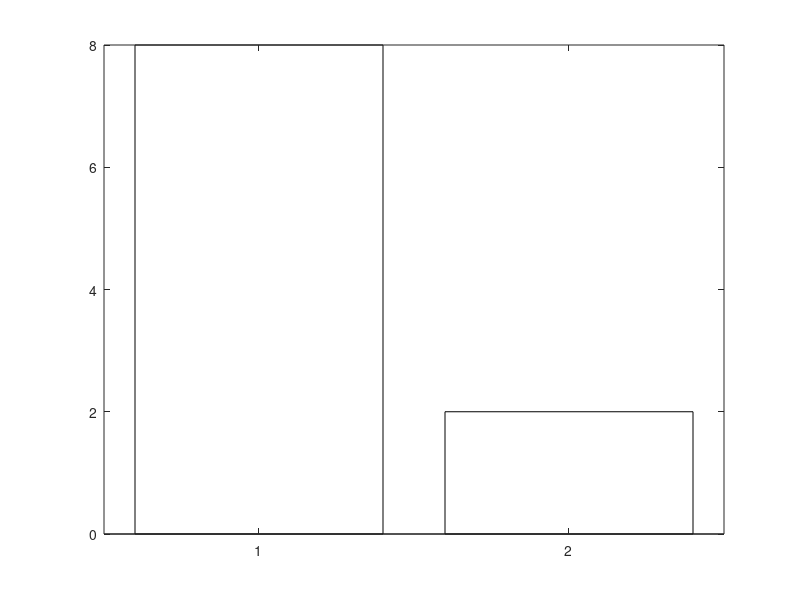

Recreate this plot in MATLAB. (Note: this script raises an error after producing the figure.)


set(gcf,'color','w');


% Data setup
frameworks = {'TensorFlow', 'PyTorch'};
trainingTimes = [8, 2]; % Training times per epoch in hours
colors = [0 0.4470 0.7410; 0.4660 0.6740 0.1880]; % Default MATLAB blue and green

% Creating the bar graph
figure;
b = bar(trainingTimes, 'FaceColor', 'flat');

% Setting the colors for each bar
for k = 1:length(trainingTimes)
    b.CData(k, :) = colors(k, :);
end

% Adding details to the graph
set(gca, 'XTickLabel', frameworks, 'XTick', 1:numel(frameworks));
title('GPU Training Time Comparison: TensorFlow vs PyTorch');
ylabel('Time per Epoch (hours)');
xlabel('Deep Learning Frameworks');

% Adding text labels above the bars to show the exact training times
text(1:length(trainingTimes), trainingTimes, num2str(trainingTimes', '%0.1f'),...
    'vert', 'bottom', 'horiz', 'center', 'FontWeight', 'bold', 'Color', 'k');

% Setting the axis limits for better visualization
ylim([0 10]);

% Improving style for presentation or publication purposes
set(gca, 'Box', 'off', 'FontSize', 14); % Increase font size for better readability
set(gcf, 'Color', 'w'); % Set background color to white for clean export

% Saving the figure for inclusion in publications/presentations
saveas(gcf, 'GPU_Performance_Comparison.png');

% Display the graph
grid on;


%%



set(gcf,'color','w');
Epochs = 1:50; % From epoch 1 to 50

% Hypothetical training times decreasing as epochs increase.
TensorFlowTimes = (60 - log(Epochs)) * 8; % Simulated time decrease with a base time of 60 mins
PyTorchTimes = (58 - log(Epochs)) * 2; % Slightly faster, simulated similarly

% Create a figure
figure;

% Create first axes for TensorFlow
yyaxis left; % Activates left y-axis
p1 = plot(Epochs, TensorFlowTimes, '-bo', 'LineWidth', 2, 'MarkerSize', 6, 'MarkerEdgeColor', 'blue', 'MarkerFaceColor', 'blue');
yl = ylabel('TensorFlow Training Time (minutes)', 'FontWeight', 'bold', 'Color', 'blue'); % Bold and colored label

% Change font color to black for numerics on y-axis
set(gca, 'YColor', 'k', 'FontWeight', 'bold');  % Set y-axis numbers to black and bold

% Hold on to the same figure to plot PyTorch data against right y-axis
hold on;
yyaxis right; % Switches to right y-axis
p2 = plot(Epochs, PyTorchTimes, '-go', 'LineWidth', 2, 'MarkerSize', 6, 'MarkerEdgeColor', 'green', 'MarkerFaceColor', 'green');
yr = ylabel('PyTorch Training Time (minutes)', 'FontWeight', 'bold', 'Color', 'green'); % Bold and colored label

% Change font color to black for numerics on y-axis
set(gca, 'YColor', 'k', 'FontWeight', 'bold', 'FontSize', 18);  % Set y-axis numbers to black and bold

% Add titles and labels
t = title( join(['GPU Performance Comparison:', newline,  'TensorFlow vs. PyTorch']) ...
                    , 'FontWeight', 'bold'); % Bold title
xl = xlabel('Number of Epochs', 'FontWeight', 'bold'); % Bold x-axis label

% Adding a legend to explain the colors
lg = legend([p1 p2], 'TensorFlow', 'PyTorch', 'Location', 'northeast');

% Ensure grid is on for better readability
grid on;
set(gcf,'color','w');
